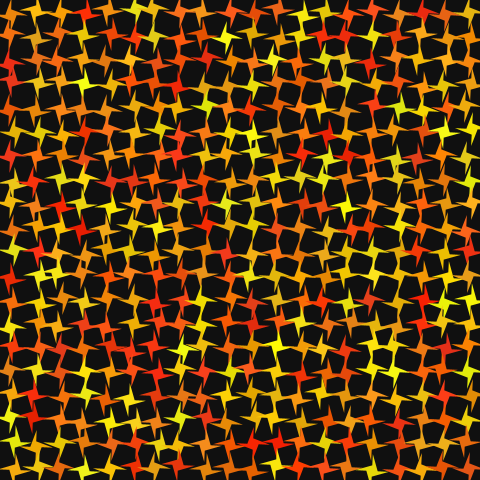
Frame 1 (no input)
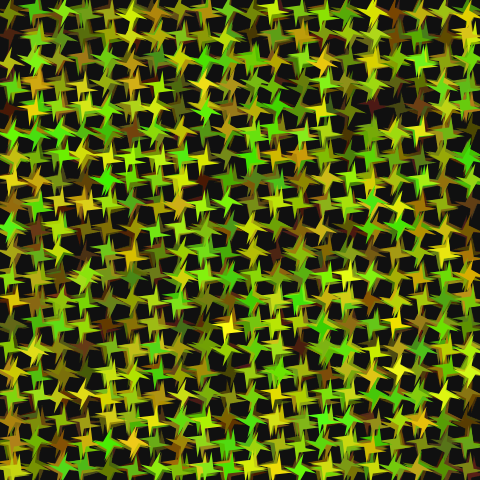
Frame 60 (the mouse pressed at the canvas centre just before this capture)
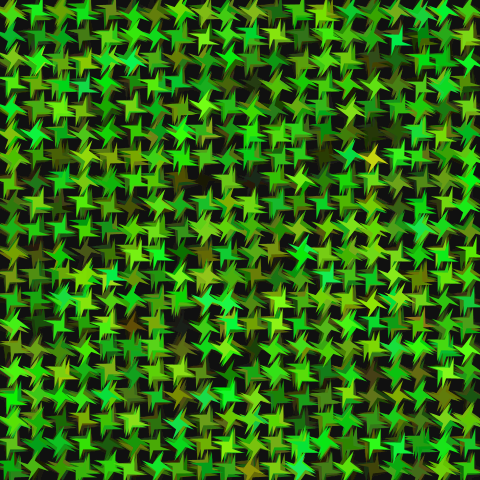
Frame 120 (the mouse held since frame 60 and released just before this capture)

The Processing sketch that drew these frames (run headless with seeded random() and noise(); from frame 60 on, the mouse is pressed at the canvas centre):

// Processing sketch: processing_95317
// ── processing_95317.pde

int GRID_SIZE = 8;
int TILE_SIZE = 3 * GRID_SIZE;
int TILES_WIDE = 20;
int TILES_HIGH = 20;
int WIDTH = TILE_SIZE * TILES_WIDE;
int HEIGHT = TILE_SIZE * TILES_HIGH;
int CHANGES_PER_FRAME = 25;
int MILLIS_PER_HUE_CYCLE = 7 * 1000;
int MILLIS_PER_ROTATION = 30 * 1000;
float FLIP_CHANCE = 0.01f;
float JITTER = 4.00f;

boolean[] isFlipped = new boolean[TILES_WIDE * TILES_HIGH];
int[] hue = new int[TILES_WIDE * TILES_HIGH];
int[] saturation = new int[TILES_WIDE * TILES_HIGH];
int[] brightness = new int[TILES_WIDE * TILES_HIGH];

boolean isFirst = true;

void setup() {
  size(480, 480);
  
  background(16);
  //noLoop();
  noStroke();
  fill(196);
  colorMode(HSB);
  frameRate(100.0f);
}

void draw() {
  int hueOffset = (int)(255.0f * (float)(millis() % MILLIS_PER_HUE_CYCLE) / (float)MILLIS_PER_HUE_CYCLE);
  fill(((int)random(0.0f, 40.0f) + hueOffset + 128.0f) % 255, (int)random(200.0f, 255.0f), (int)random(0.0f, 1.0f), 5);
  rect(0, 0, WIDTH, HEIGHT);
  int changesLeft = CHANGES_PER_FRAME;
  int tilesLeft = TILES_WIDE * TILES_HIGH;
  for (int x0 = 0; x0 < TILES_WIDE; ++x0)
  {
    for (int y0 = 0; y0 < TILES_HIGH; ++y0)
    {
      if (!isFirst && random(0.0f, (float)tilesLeft) >= (float)changesLeft)
      {
         --tilesLeft;
         continue; 
      }
      --tilesLeft;
      --changesLeft;
      int tileX = TILE_SIZE * x0 + (int)random(-JITTER, JITTER + 1.0f);
      int tileY = TILE_SIZE * y0 + (int)random(-JITTER, JITTER + 1.0f);
      int tileIndex = y0 * TILES_WIDE + x0;
      fill(16, 200);
      //rect(tileX, tileY, TILE_SIZE, TILE_SIZE);
      colorMode(HSB);
      boolean changeColor = true;
      if (!isFirst)
      {
        boolean flipping = random(0.0f, 1.0f) < FLIP_CHANCE;
        if (flipping)
        {
           isFlipped[tileIndex] = !isFlipped[tileIndex]; 
           changeColor = false;
        }
      }
      else
      {
        isFlipped[tileIndex] = (random(0.0f, 2.0f) < 1.0f);
      }
      if (changeColor)
      {
         hue[tileIndex] = ((int)random(0.0f, 40.0f) + hueOffset) % 255;
         saturation[tileIndex] = (int)random(225.0f, 255.0f);
         brightness[tileIndex] = (int)random(225.0f, 255.0f);
      }
      fill(hue[tileIndex], saturation[tileIndex], brightness[tileIndex]);
      pushMatrix();
      translate(tileX, tileY);
      translate(0.5f * TILE_SIZE, 0.5f * TILE_SIZE);
      rotate(TWO_PI * (float)(millis() % MILLIS_PER_ROTATION) / (float)MILLIS_PER_ROTATION); 
      rotate(PI / 4.0f);
      translate(-0.5f * TILE_SIZE, -0.5f * TILE_SIZE);
      if (isFlipped[tileIndex])
      {
        beginShape();
        vertex(0 * GRID_SIZE, 0 * GRID_SIZE);
        vertex(1 * GRID_SIZE, 1 * GRID_SIZE);
        vertex(3 * GRID_SIZE, 0 * GRID_SIZE); 
        vertex(2 * GRID_SIZE, 1 * GRID_SIZE);  
        vertex(3 * GRID_SIZE, 3 * GRID_SIZE); 
        vertex(2 * GRID_SIZE, 2 * GRID_SIZE); 
        vertex(0 * GRID_SIZE, 3 * GRID_SIZE); 
        vertex(1 * GRID_SIZE, 2 * GRID_SIZE); 
        endShape();
      }
      else
      {
        beginShape();
        vertex(0 * GRID_SIZE, 0 * GRID_SIZE);
        vertex(2 * GRID_SIZE, 1 * GRID_SIZE);
        vertex(3 * GRID_SIZE, 0 * GRID_SIZE); 
        vertex(2 * GRID_SIZE, 2 * GRID_SIZE);  
        vertex(3 * GRID_SIZE, 3 * GRID_SIZE); 
        vertex(1 * GRID_SIZE, 2 * GRID_SIZE); 
        vertex(0 * GRID_SIZE, 3 * GRID_SIZE); 
        vertex(1 * GRID_SIZE, 1 * GRID_SIZE); 
        endShape();
      }
      popMatrix();
    } 
  }
  isFirst = false;
}
